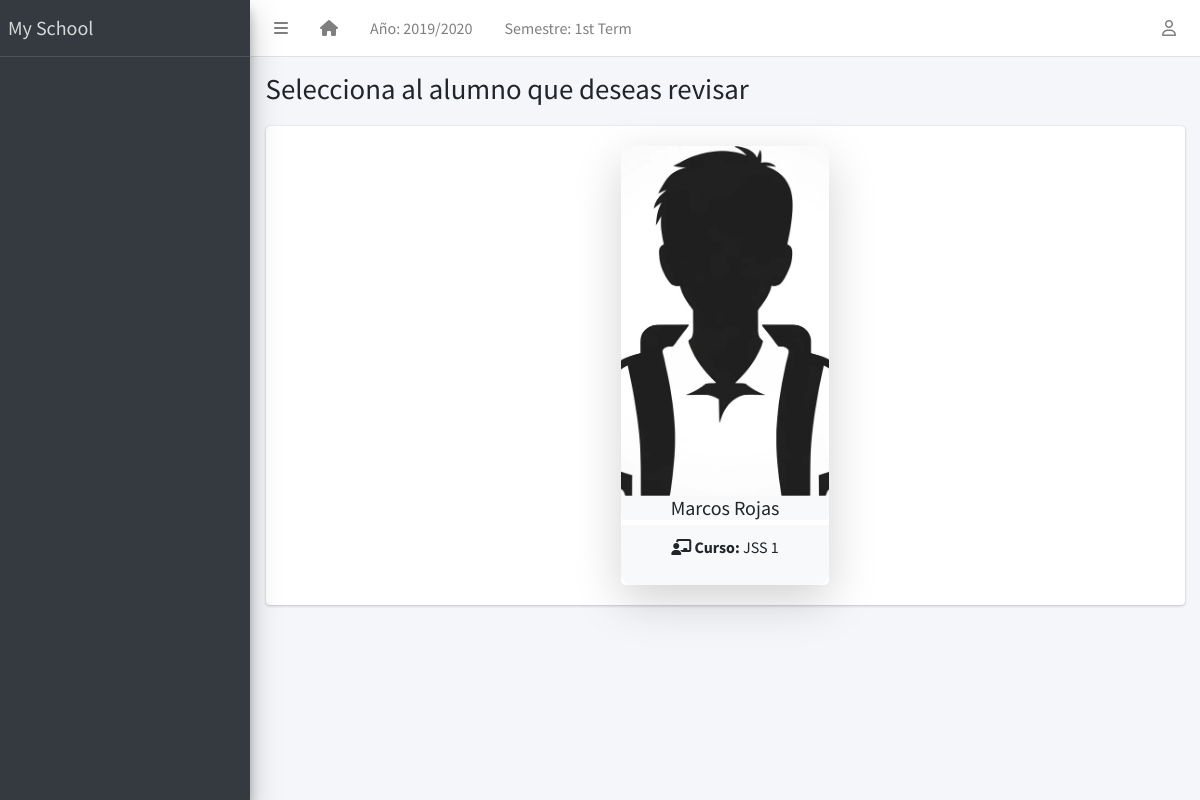
/representative/1/students/, run on the app's committed database.
### apps/corecode/models.py (models this page shows, shortened)
class AcademicSession(models.Model):
    name = models.CharField(max_length=200, unique=True)
    current = models.BooleanField(default=True)
    class Meta:
        ordering = ["-name"]

class AcademicTerm(models.Model):
    name = models.CharField(max_length=20, unique=True)
    current = models.BooleanField(default=True)
    class Meta:
        ordering = ["name"]

class SiteConfig(models.Model):
    key = models.SlugField()
    value = models.CharField(max_length=200)

class StudentClass(models.Model):
    name = models.CharField(max_length=200, unique=True)
    class Meta:
        verbose_name = "Class"
        verbose_name_plural = "Classes"
        ordering = ["name"]
    def __str__(self):
        return self.name

### apps/students/models.py (models this page shows, shortened)
class Student(models.Model):
    STATUS_CHOICES = [("activo", "Activo"), ("inactivo", "Inactivo")]
    GENDER_CHOICES = [("masculino", "Masculino"), ("femenino", "Femenino")]
    estado = models.CharField(max_length=10, choices=STATUS_CHOICES, default="activo")
    rut_regex = RegexValidator(
        regex=r"^\d{1,2}\d{3}\d{3}-[0-9kK]{1}$",
        message="El RUT debe estar en el formato 'XXXXXXXX-X'"
    )
    rut = models.CharField(max_length=12, unique=True, validators=[rut_regex], blank=True)
    apellido_paterno = models.CharField(max_length=200)
    apellido_materno = models.CharField(max_length=200)
    nombres = models.CharField(max_length=200, blank=True)
    sexo = models.CharField(max_length=10, choices=GENDER_CHOICES, default="masculino")
    fecha_nacimiento = models.DateField(default=timezone.now)
    curso_actual = models.ForeignKey(
        StudentClass, on_delete=models.SET_NULL, blank=True, null=True
    )
    fecha_admision = models.DateField(default=timezone.now)
    telefono_regex = RegexValidator(
        regex="^[0-9]{9,15}$", message="El número de teléfono no tiene el formato correcto."
    )
    telefono_apoderado = models.CharField(
        validators=[telefono_regex], max_length=15, blank=True
    )
    direccion = models.TextField(blank=True)
    observaciones = models.TextField(blank=True)
    email = models.EmailField(
        max_length=254, unique=True, validators=[EmailValidator()],
        blank=True, null=True
    )
    foto = models.ImageField(blank=True, upload_to="students/fotos/")
    representante = models.ForeignKey(
        "representatives.Representatives", on_delete=models.SET_NULL, null=True, blank=True, related_name="estudiantes"
    )
    subjects = models.ManyToManyField(Subject, related_name="students", blank=True)
    class Meta:
        ordering = ["apellido_paterno", "apellido_materno", "nombres"]

### apps/representatives/views.py (the view)
# urls.py: path("<int:pk>/students/", RepresentativeListView.as_view(), name="representative_student_list"),
class RepresentativeListView(ListView):
    template_name = 'representatives/representatives_student.html'
    model = Representatives
    context_object_name = 'students'
    def get_queryset(self):
        representative_id = self.kwargs['pk']
        return Student.objects.filter(representante__id=representative_id)
    def get_context_data(self, **kwargs):
        context = super().get_context_data(**kwargs)
        context['representative'] = Representatives.objects.get(pk=self.kwargs['pk'])
        return context

### apps/corecode/context_processors.py (called while the page is built)
def site_defaults(request):
    current_session = AcademicSession.objects.get(current=True)
    current_term = AcademicTerm.objects.get(current=True)
    vals = SiteConfig.objects.all()
    contexts = {
        "current_session": current_session.name,
        "current_term": current_term.name,
    }
    for val in vals:
        contexts[val.key] = val.value
    return contexts

### apps/templatetags/user_groups.py (called while the page is built)
@register.filter
def in_group(user, group_id):
    return user.groups.filter(id=group_id).exists()

### apps/representatives/templates/representatives/representatives_student.html (shortened to what this page needs)
{% extends 'base.html' %}
{% load static %}
{% block title %}Selecciona al alumno que deseas revisar{% endblock title %}
{% block content %}
<div class="row representatives" style="justify-content: center">
    {% for student in students %}
    <div class="col-lg-3">
      <a href="{% url 'representative_student_detail' representative.pk student.pk  %}" class="student-card-link">
        <div class="student-card shadow-lg rounded-lg" style="cursor: pointer;">
            <div class="student-card-header p-0 rounded-top">
                {% if student.foto %}
                <img src="{{ student.foto.url }}" class="student-card-img-top rounded-top" alt="Foto de {{ student.nombres }}" style="width: 100%; height: 350px; object-fit: cover;">
                {% else %}
                <img src="{% static 'dist/img/noprofilepicture.jpg' %}" class="student-card-img-top rounded-top" alt="Sin foto de perfil" style="width: 100%; height: 350px; object-fit: cover;">
                {% endif %}
            </div>
            <div class="student-card-body bg-light-gray rounded-bottom">
                <h5 class="student-card-title text-center mb-0">{{ student.nombres }} {{ student.apellido_paterno }}</h5>
            </div>
            <div class="student-card-footer bg-light-gray text-center" style="padding: 10px; margin-top: 5px;">
                <p><i class="fas fa-chalkboard-teacher"></i> <strong>Curso:</strong> {{ student.curso_actual }}</p>
            </div>
        </div>
      </a>
    </div>
    {% endfor %}
</div>
{% endblock content %}

### templates/base.html (shortened to what this page needs)
{% load static %}
{% load custom_templatetag %}
{% load representative_tags %}
<!DOCTYPE html>
<html lang="en">
<head>
  <link rel="stylesheet" href="https://cdnjs.cloudflare.com/ajax/libs/dropzone/5.9.3/dropzone.min.css">
  <link rel="stylesheet" href="https://cdnjs.cloudflare.com/ajax/libs/font-awesome/6.6.0/css/all.min.css" />
  <link rel="stylesheet"
    href="{% static 'plugins/overlayScrollbars/css/OverlayScrollbars.min.css' %}">
  <link rel="stylesheet" href="{% static 'plugins/Datatables/datatables.min.css' %}" />
  <link rel="stylesheet" href="{% static 'dist/css/adminlte.min.css' %}">
</head>
<body
  class="hold-transition sidebar-mini layout-fixed layout-navbar-fixed layout-footer-fixed">
  <div class="wrapper">
    <nav class="main-header navbar navbar-expand navbar-white navbar-light">
      <ul class="navbar-nav">
        <li class="nav-item">
          <a class="nav-link" data-widget="pushmenu" href="#" role="button"><i class="fas fa-bars"></i></a>
        </li>
        <li class="nav-item d-none d-sm-inline-block">
          <a href="{% url 'home' %}" class="nav-link"><i class="fa fa-home"></i></a>
        </li>
        <li class="nav-item d-none d-sm-inline-block">
          <a href="{% url 'current-session' %}" class="nav-link">Año: {{ current_session }}</a>
        </li>
        <li class="nav-item d-none d-sm-inline-block">
          <a href="{% url 'current-session' %}" class="nav-link">Semestre: {{ current_term }}</a>
        </li>
      </ul>
      <ul class="navbar-nav ml-auto">
        <li class="nav-item dropdown">
          <a class="nav-link" data-toggle="dropdown" href="#">
            <i class="far fa-user"></i>
          </a>
        </li>
      </ul>
    </nav>
    <aside class="main-sidebar sidebar-dark-primary elevation-4">
      <a href="{% url 'home' %}" class="brand-link">{{ school_name | default:"MySchool" }}</a>
      <div class="sidebar">
      </div>
    </aside>
    <div class="content-wrapper">
      <section class="content-header">
        <div class="container-fluid">
          <div class="row mb-1">
            <div class="col-sm-8">
              <h1>{% block title %}{% endblock title %}</h1>
            </div>
            <div class="col-sm-4">
            </div>
          </div>
        </div>
      </section>
      <section class="content">
        <div class="container-fluid">
          <div class="row">
            <div class="col-md-12">
              {% block fullcard %}
              <div class="card">
                <div class="card-body">
                  <div class="row">
                    <div class="col">
                      {% block content %}
                      {% endblock content %}
                    </div>
                  </div>
                </div>
              </div>
              {% endblock fullcard %}
            </div>
          </div>
        </div>
      </section>
    </div>
  </div>
</body>
</html>

### apps/representatives/templates/representatives/representatives_student.html (style rules this page uses)
.representatives .student-card-link { text-decoration: none; color: inherit; }
.representatives .student-card { transition: transform 0.2s, box-shadow 0.2s; border-radius: 12px; overflow: hidden; }
.representatives .student-card-header img { border-top-left-radius: 12px; border-top-right-radius: 12px; }
.representatives .student-card-body, .student-card-footer { border-bottom-left-radius: 12px; border-bottom-right-radius: 12px; }
.bg-light-gray { background-color: #f8f9fa; }

### data on the page
AcademicSession: name "2019/2020"
AcademicTerm: name "1st Term"
SiteConfig: value "My School"
Student: nombres "Marcos", apellido_paterno "Rojas", curso_actual "JSS 1"
